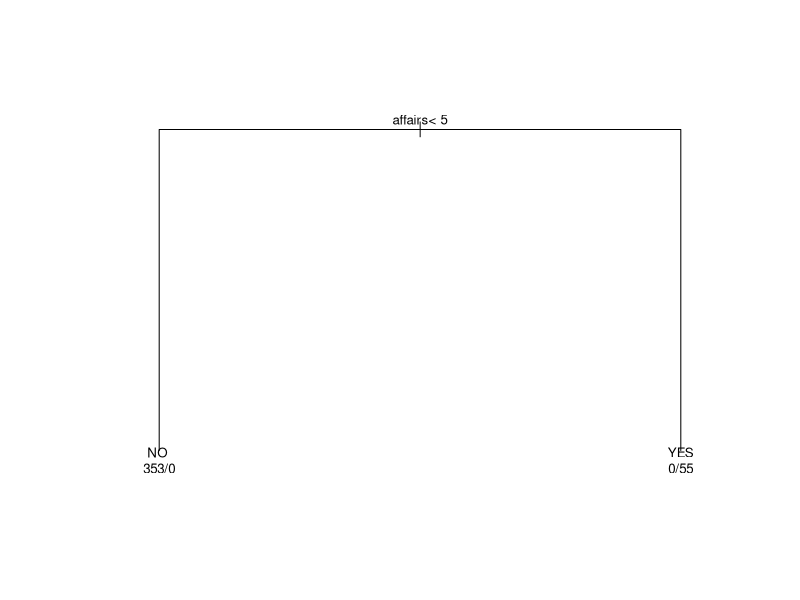

Source code (R):
setwd("C:\\Deeps\\R\\Assignments\\5 Assignment")
getwd()

#Analyze the information given in the Affairs dataset and create classifiers using it.
#The dataset can be loaded into R using the library:

library(AER)
data(Affairs)

# Task 1: Using the affairs column of our data
# Create a new column with nominal values YES and NO
# Convert it into factor
Affairs$Output <- ifelse(Affairs$affairs > 5, "YES", "NO")
class(Affairs$Output) # Character
Affairs$Output = factor(Affairs$Output) 
class(Affairs$Output) # Factor


# Task 2: Create a classifier with our data using Decision tree algorithm
# Plot the Decision tree
# Calculate the accuracy using confusion matrix

# Split the data in 70/30 Ratio
set.seed(3)
id = sample(2, nrow(Affairs), prob = c(0.7, 0.3), replace = TRUE)
trainingData = Affairs[id==1, ]
testingData = Affairs[id==2, ]

# Building Decision Trees
library(rpart)
model = rpart(Output~., data = trainingData)
model

# Plot the Graph of Decision Tree.
plot(model, margin = 0.1)
text(model, use.n = TRUE, pretty = TRUE, cex = 0.8)

# Prediction of Test Data Set
prediction =  predict(model, newdata = testingData, type = "class")
prediction


# For getting the confusion matrix we can use the library caret
library(caret)
confusionMatrix(table(prediction, testingData$Output))
# Accuracy = 98%


# Task 3: Create another classifier with our data using random forest algorithm
# Calculate the accuracy using confusion matrix
# Find out the importance of attributes using importance() function


# Building Random Forest
library(randomForest)
model = randomForest(Output~., data = trainingData)
model


prediction = predict(model, newdata = testingData, type =  "class")
prediction

library(caret)
confusionMatrix(table(prediction, testingData$Output))
# Accuracy 98%

#Find out the importance of attributesusing importance() function
importance(model, type = 2)

#MeanDecreaseGini
#affairs             80.7506426
#gender               0.2977727
#age                  2.3642045
#yearsmarried         2.1138391
#children             0.4172370
#religiousness        2.4991462
#education            1.5222138
#occupation           1.1597329
#rating               4.3736481
